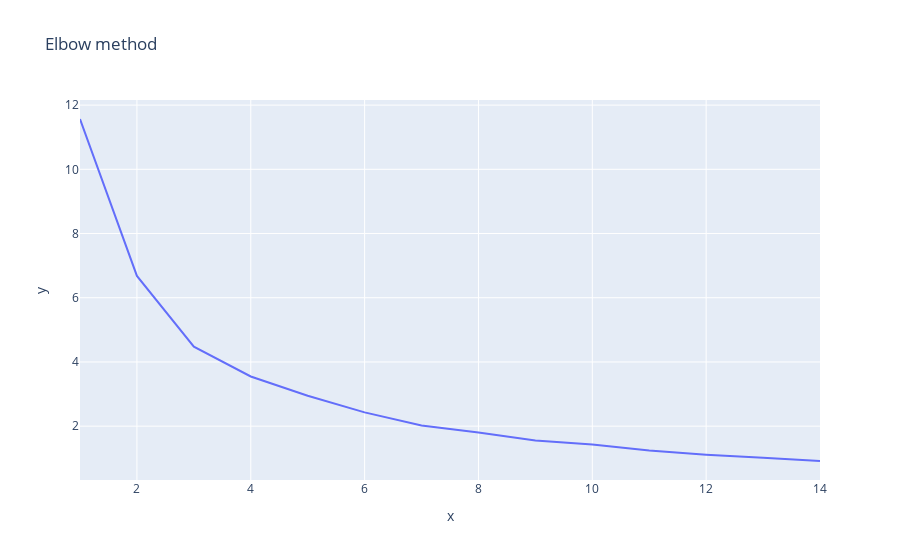

Source (notebook cell):
### Markdown cell above
# Cluster 1

### Code cell
df_cluster_1=df_mm.copy().query("cluster==1")
df_mm_control1=df_cluster_1[var_operacionales]
inercias = []
K = range(1,15)
for k in K:
    km = KMeans(init='k-means++',n_clusters=k)
    km.fit(df_mm_control1)
    inercias.append(km.inertia_)
    
    y_km=km.predict(df_mm_control1)

fig = px.line( x=K, y=inercias, title="Elbow method") 
fig.show()

### Figure 1 — Plotly figure (JSON) as saved in the notebook; plotly's stock layout.template omitted (floating-point values rounded to 4 significant figures)
{"data": [{"hovertemplate": "x=%{x}<br>y=%{y}<extra></extra>", "legendgroup": "", "line": {"color": "#636efa", "dash": "solid"}, "marker": {"symbol": "circle"}, "mode": "lines", "name": "", "orientation": "v", "showlegend": false, "type": "scatter", "x": [1, 2, 3, 4, 5, 6, 7, 8, 9, 10, 11, 12, 13, 14], "xaxis": "x", "y": [11.57, 6.679, 4.477, 3.547, 2.949, 2.429, 2.02, 1.803, 1.555, 1.426, 1.238, 1.108, 1.016, 0.9146], "yaxis": "y"}], "layout": {"legend": {"tracegroupgap": 0}, "title": {"text": "Elbow method"}, "xaxis": {"anchor": "y", "domain": [0, 1], "title": {"text": "x"}}, "yaxis": {"anchor": "x", "domain": [0, 1], "title": {"text": "y"}}}}
